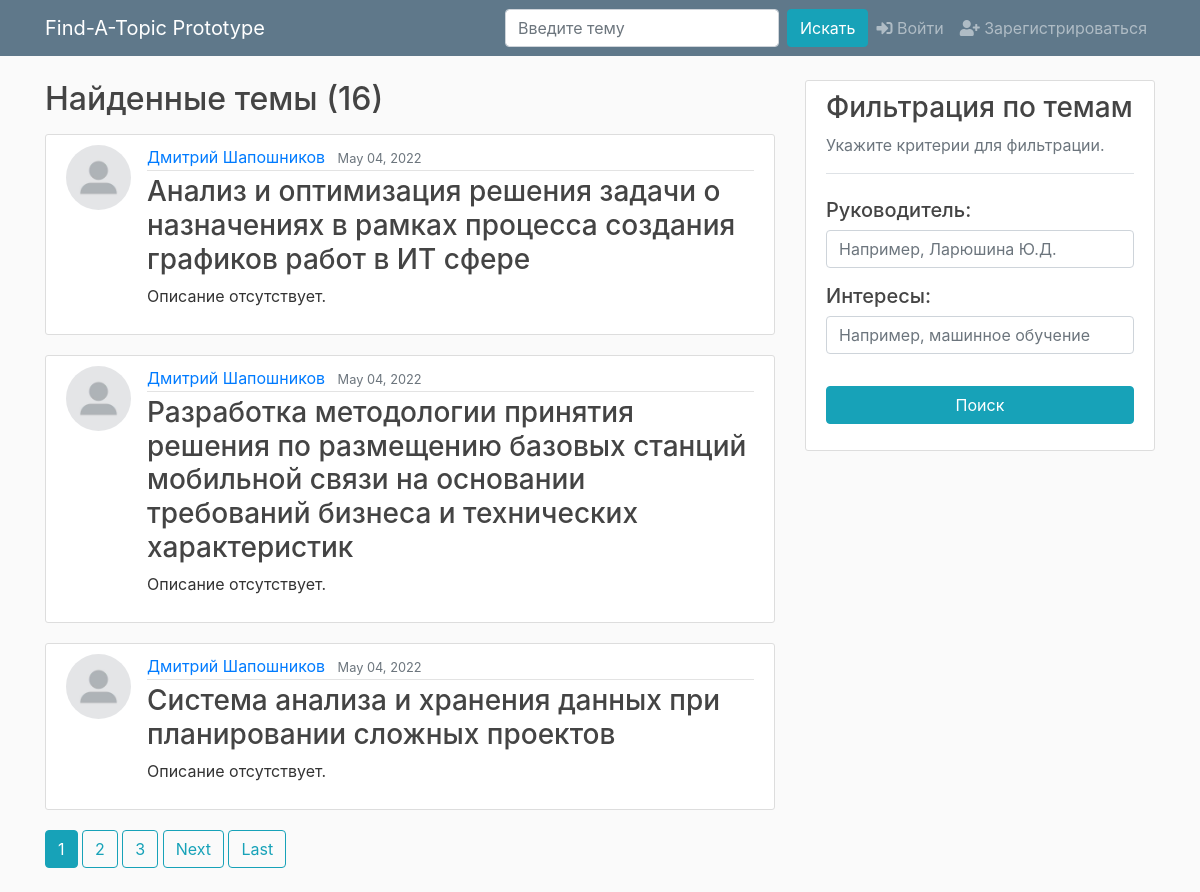
The page /user/dmshaposhnikov/topics on the database its author committed.
### test_app/models.py (models this page shows, shortened)
class Topic(models.Model):
    name_russian = models.CharField('Название на русском', max_length=300)
    name_english = models.CharField('Название на английском', max_length=300)
    description = models.TextField('Краткое описание темы')
    lecturer = models.ForeignKey(User, on_delete=models.CASCADE)
    date_created = models.DateTimeField(default=timezone.now)

### users/models.py (models this page shows, shortened)
class Profile(models.Model):
    user = models.OneToOneField(User, on_delete=models.CASCADE)
    image = models.ImageField(default='default.jpg',
                              upload_to='profile_pics')
    patronym = models.CharField(max_length=100, default='')
    is_lecturer = models.BooleanField(default=False)
    interests = models.TextField('Укажите свои интересы через запятую (например: машинное обучение, кибербезопасность)', default='')

### test_app/views.py (the view)
# urls.py: path('user/<str:username>/topics', UserTopicListView.as_view(), name='user-topics'),
class UserTopicListView(ListView):
    model = Topic
    template_name = 'test_app/user_topics.html'  # <app>/<model>_<viewtype>.html
    context_object_name = 'topics'
    paginate_by = 3
    def get_queryset(self):
        user = get_object_or_404(User, username=self.kwargs.get('username'))
        return Topic.objects.filter(lecturer=user).order_by('-date_created')

### test_app/templates/test_app/user_topics.html (shortened to what this page needs)
{% extends "test_app/base.html" %}
{% block content %}
    {% if user.username != view.kwargs.username %}
        <h2 class="mb-3">Найденные темы ({{ page_obj.paginator.count }})</h2>
    {% else %}
        <p></p>
        <h2 class="mb-3">Ваши темы ({{ page_obj.paginator.count }})</h2>
    {% endif %}
    {% for topic in topics %}
        <article class="media content-section">
            <img class="rounded-circle article-img" src="{{ topic.lecturer.profile.image.url }}">
            <div class="media-body">
                <div class="article-metadata">
                    <a class="mr-2" href="{% url 'user-topics' topic.lecturer.username %}">{{ topic.lecturer.first_name }} {{ topic.lecturer.last_name }}</a>
                    <small class="text-muted">{{ topic.date_created|date:"F d, Y" }}</small>
                </div>
                <h3><a class="article-title" href="{% url 'topic-detail' topic.id %}">{{ topic.name_russian }}</a></h3>
                {% if topic.description %}
                    <p class="article-content"><b>Описание:</b> {{ topic.description }}</p>
                {% else %}
                    <p>Описание отсутствует.</p>
                {% endif %}
            </div>
        </article>
    {% endfor %}
    {% if is_paginated %}
        {% for num in page_obj.paginator.page_range %}
            {% if page_obj.number == num %}
                <a class="btn btn-info mb-4" href="?page={{ num }}">{{ num }}</a>
            {% elif num > page_obj.number|add:'-3' and num < page_obj.number|add:'3' %}
                <a class="btn btn-outline-info mb-4" href="?page={{ num }}">{{ num }}</a>
            {% endif %}
        {% endfor %}
        {% if page_obj.has_next %}
            <a class="btn btn-outline-info mb-4" href="?page={{ page_obj.next_page_number }}">Next</a>
            <a class="btn btn-outline-info mb-4" href="?page={{ page_obj.paginator.num_pages }}">Last</a>
        {% endif %}
    {% endif %}
{% endblock content %}

### test_app/static/test_app/main.css (style rules this page uses)
body { background: #fafafa; color: #333333; margin-top: 5rem; }
h1, h2, h3, h4, h5, h6 { color: #444444; }
.content-section { background: #ffffff; padding: 10px 20px; border: 1px solid #dddddd; border-radius: 3px; margin-bottom: 20px; }
.article-title { color: #444444; }
.article-img { height: 65px; width: 65px; margin-right: 16px; }
.article-metadata { padding-bottom: 1px; margin-bottom: 4px; border-bottom: 1px solid #e3e3e3 }

### rows shown on the page
Topic: lecturer.profile.image (placeholder picture), lecturer.first_name "Дмитрий", lecturer.last_name "Шапошников", date_created "May 04, 2022", name_russian "Анализ и оптимизация решения задачи о назначениях в рамках процесса создания графиков работ в ИТ сфере", description "Описание отсутствует."
Topic: lecturer.profile.image (placeholder picture), lecturer.first_name "Дмитрий", lecturer.last_name "Шапошников", date_created "May 04, 2022", name_russian "Разработка методологии принятия решения по размещению базовых станций мобильной связи на основании требований бизнеса и технических характеристик", description "Описание отсутствует."
Topic: lecturer.profile.image (placeholder picture), lecturer.first_name "Дмитрий", lecturer.last_name "Шапошников", date_created "May 04, 2022", name_russian "Система анализа и хранения данных при планировании сложных проектов", description "Описание отсутствует."

### other values the page prints
{{ page_obj.paginator.count }} "16"
{{ num }} "1"
{{ num }} "2" "3"
